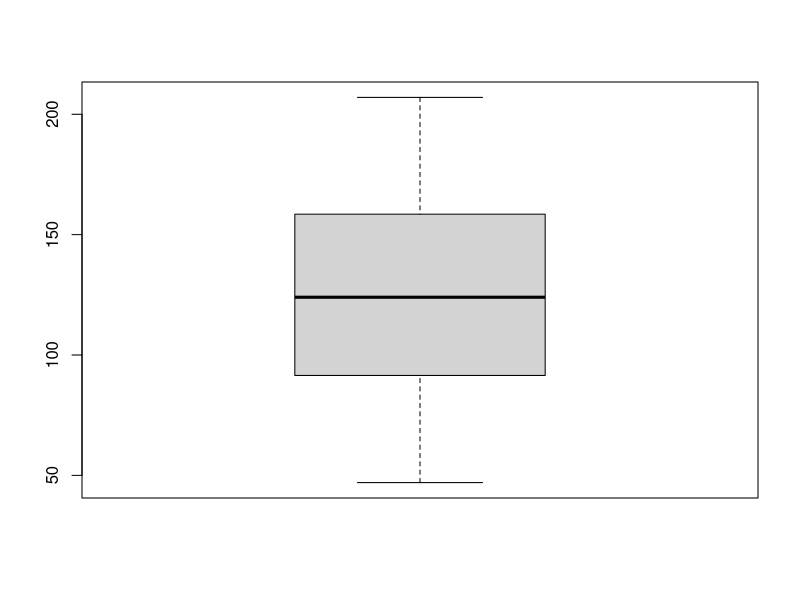
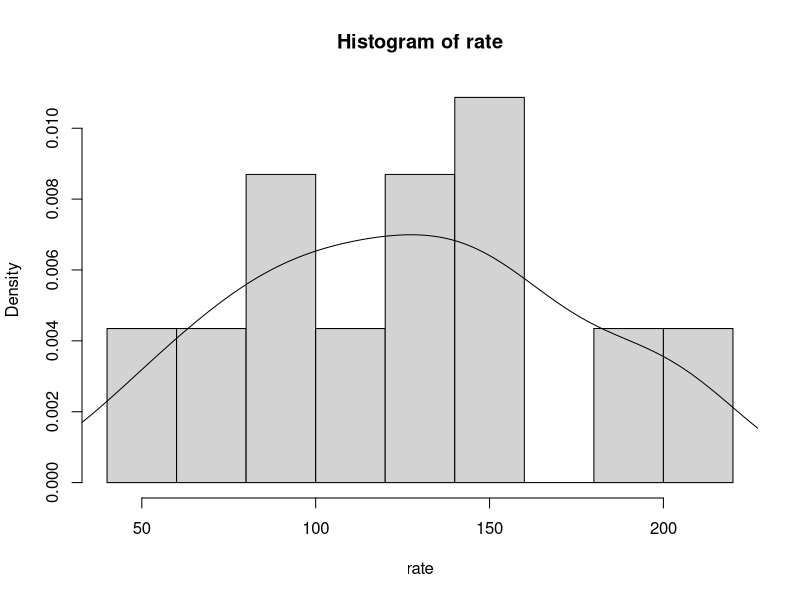
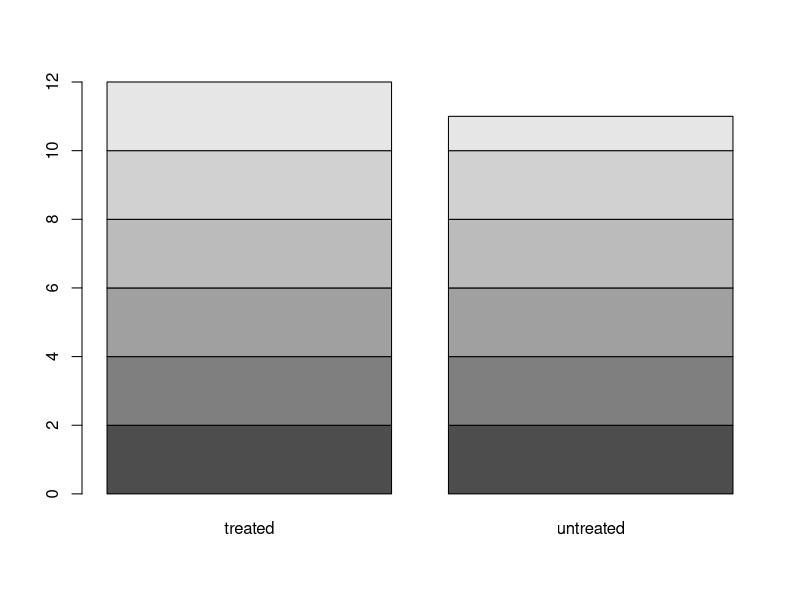
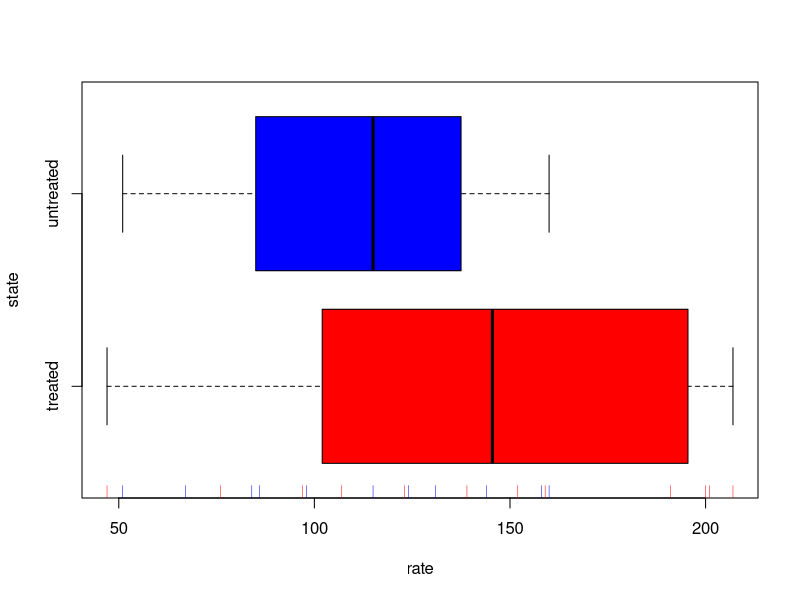
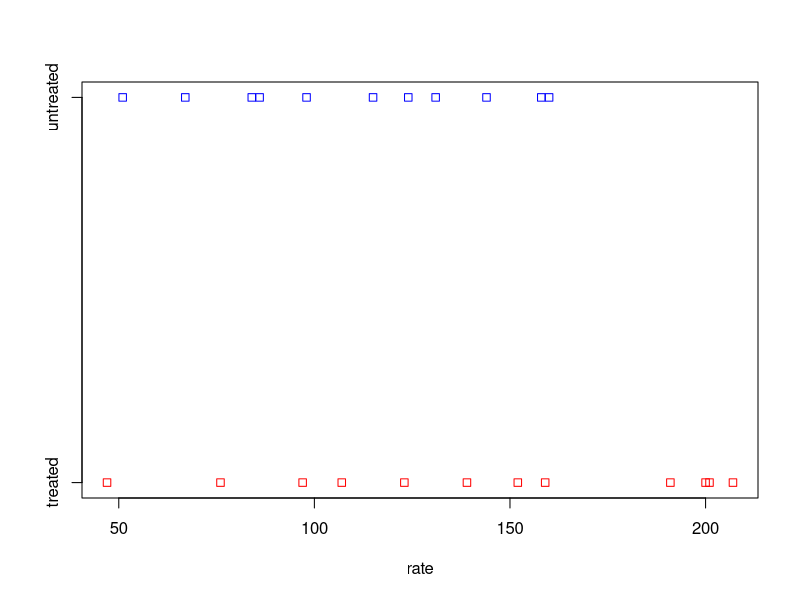
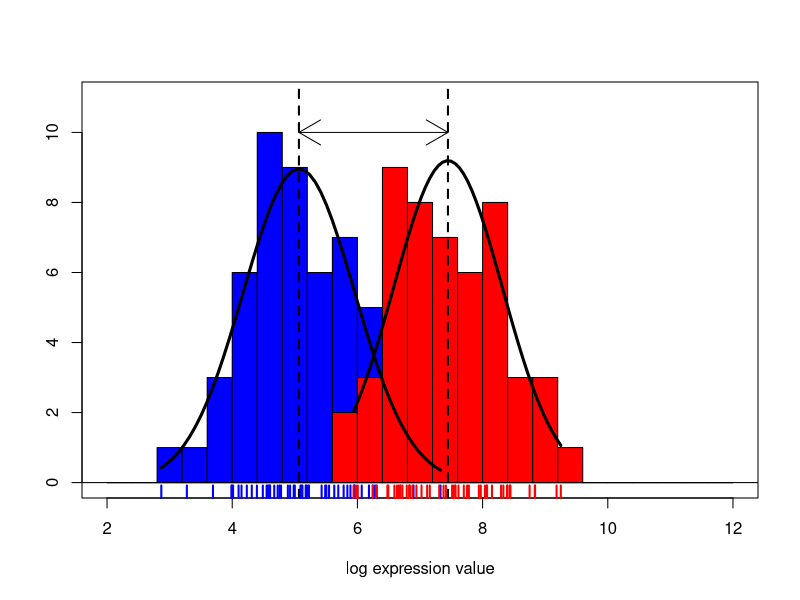
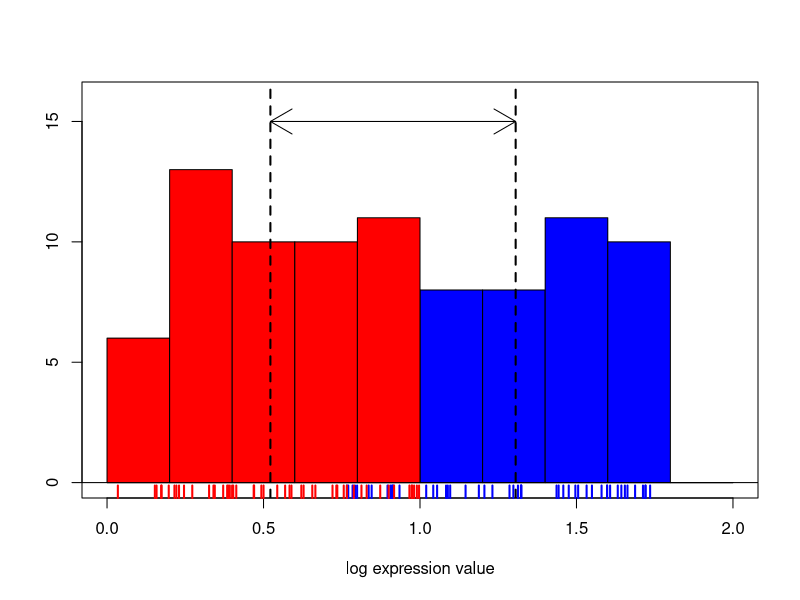

Write R code to recreate these figures, in order.
### R code from vignette source '../10_basic_course_on_R_testing1/10_basic_course_on_R_testing1.Rnw'

###################################################
### code chunk number 1: 10_basic_course_on_R_testing1.Rnw:30-32
###################################################
Puromycin
attach(Puromycin)


###################################################
### code chunk number 2: 10_basic_course_on_R_testing1.Rnw:36-37
###################################################
mean(rate)


###################################################
### code chunk number 3: 10_basic_course_on_R_testing1.Rnw:40-42
###################################################
mean(rate, trim = 1/10)
median(rate)


###################################################
### code chunk number 4: 10_basic_course_on_R_testing1.Rnw:49-52
###################################################
var(rate)
sqrt(var(rate))
sd(rate)


###################################################
### code chunk number 5: 10_basic_course_on_R_testing1.Rnw:59-71
###################################################
stdev <- function(x){ sqrt(sum((x-mean(x))^2)/(length(x)-1)) }
stdev(rate)
IQR(rate)
iqr <- function(x){ 
  q <- quantile(x)
  q[4]-q[2]
}
iqr(rate)
abs(-1)
mad(rate)
MAD <- function(x){ median(abs(x-median(x)))*1.4826 }
MAD(rate)


###################################################
### code chunk number 6: 10_basic_course_on_R_testing1.Rnw:77-80
###################################################
summary(rate)
quantile(rate)
quantile(rate, seq(0, 1, .1))


###################################################
### code chunk number 7: 10_basic_course_on_R_testing1.Rnw:83-91
###################################################
min(rate)
max(rate)
sum(rate)
log(rate[1])
log(rate[1], 10)
log10(rate[1])
sort(round(rate, -1))
stem(rate)


###################################################
### code chunk number 8: 10_basic_course_on_R_testing1.Rnw:94-97
###################################################
boxplot(rate)
hist(rate, freq = F)
lines(density(rate))


###################################################
### code chunk number 9: 10_basic_course_on_R_testing1.Rnw:102-108
###################################################
set.seed(123)
x <- rnorm(100)
stem(x)
y <- runif(100, 0, 1)
stem(y)
sample(rate)


###################################################
### code chunk number 10: 10_basic_course_on_R_testing1.Rnw:111-115
###################################################
sample(rate, size = 5)
sample(rate, size = 5, replace = TRUE)
sample(rate, size = 5, replace = TRUE,
      prob = runif(length(rate),0,1))


###################################################
### code chunk number 11: 10_basic_course_on_R_testing1.Rnw:118-120
###################################################
table(state)
table(state)/length(state)


###################################################
### code chunk number 12: 10_basic_course_on_R_testing1.Rnw:123-128
###################################################
cats <- cut(rate, breaks = c(0,53,105,153,210))
table(cats)
cats
cats <- cut(rate, breaks = quantile(rate))
table(cats)


###################################################
### code chunk number 13: 10_basic_course_on_R_testing1.Rnw:132-134
###################################################
table(conc, state)
barplot(table(conc, state))


###################################################
### code chunk number 14: 10_basic_course_on_R_testing1.Rnw:138-142
###################################################
boxplot(rate~state, horizontal = TRUE, col = c("red", "blue"))
rug(rate[state=="treated"], col = "red")
rug(rate[state=="untreated"], col = "blue")
stripchart(rate~state, col = c("red", "blue"))


###################################################
### code chunk number 15: 10_basic_course_on_R_testing1.Rnw:179-212
###################################################
set.seed(52)
g1 <- rnorm(50, 5)
g2 <- rnorm(50, 7.5)

plot(x=c(2,12), y=c(0,11), type='n', xlab='log expression value', ylab='')
abline(h=0)
rug(g1, col='blue', lwd=2)
rug(g2, col='red', lwd=2)

br <- seq(2, 12, 0.4)
h1 <- hist(g1, breaks=br, add=T, col='blue')
h2 <- hist(g2, breaks=br, add=T, col='red')

xfit <- seq(min(g1),max(g1),length=50)
yfit <- dnorm(xfit, mean=mean(g1), sd=sd(g1))
yfit <- yfit*diff(h1$mids[1:2])*length(g1)
lines(xfit, yfit, col="black", lwd=3) 

xfit2 <- seq(min(g2),max(g2),length=50)
yfit2 <- dnorm(xfit2, mean=mean(g2), sd=sd(g2))
yfit2 <- yfit2*diff(h2$mids[1:2])*length(g2)
lines(xfit2, yfit2, col="black", lwd=3) 

## draw means
abline(v=mean(g1), lwd=2, lty=2)
abline(v=mean(g2), lwd=2, lty=2)

## draw delta
x0 <- mean(g1)
x1 <- mean(g2)
y0 <- 10
y1 <- 10
arrows(x0, y0, x1, y1, code=3)


###################################################
### code chunk number 16: 10_basic_course_on_R_testing1.Rnw:239-241
###################################################
ttooth <- t.test(ToothGrowth$len~ToothGrowth$supp, conf.level = 0.90)
ttooth


###################################################
### code chunk number 17: 10_basic_course_on_R_testing1.Rnw:247-248
###################################################
t.test(rate~state, alternative = "greater")


###################################################
### code chunk number 18: 10_basic_course_on_R_testing1.Rnw:253-257
###################################################
mytest <- t.test(rate~state, alternative="greater")
mytest$p.value
mytest$conf.int
mytest$estimate[2]/mytest$estimate[1]


###################################################
### code chunk number 19: 10_basic_course_on_R_testing1.Rnw:264-287
###################################################
set.seed(52)
g1 <- runif(50,0.75,1.75)
g2 <- runif(50,0,1)

plot(x=c(0,2), y=c(0,16), type='n', xlab='log expression value', ylab='')
abline(h=0)
rug(g1, col='blue', lwd=2)
rug(g2, col='red', lwd=2)

br <- seq(0, 2, 0.2)
h1 <- hist(g1, breaks=br, add=T, col='blue')
h2 <- hist(g2, breaks=br, add=T, col='red')

## draw means
abline(v=median(g1), lwd=2, lty=2)
abline(v=median(g2), lwd=2, lty=2)

## draw delta
x0 <- median(g1)
x1 <- median(g2)
y0 <- 15
y1 <- 15
arrows(x0, y0, x1, y1, code=3)


###################################################
### code chunk number 20: 10_basic_course_on_R_testing1.Rnw:290-293
###################################################
wtest <- wilcox.test(rate~state,conf.int=TRUE)
wtest
wtest$p.value


###################################################
### code chunk number 21: 10_basic_course_on_R_testing1.Rnw:299-304
###################################################
n1 <- length(state[state=="treated"])
n1
rank(rate)
rank(rate)[state=="treated"]
sum(rank(rate)[state=="treated"])-n1*(n1+1)/2


